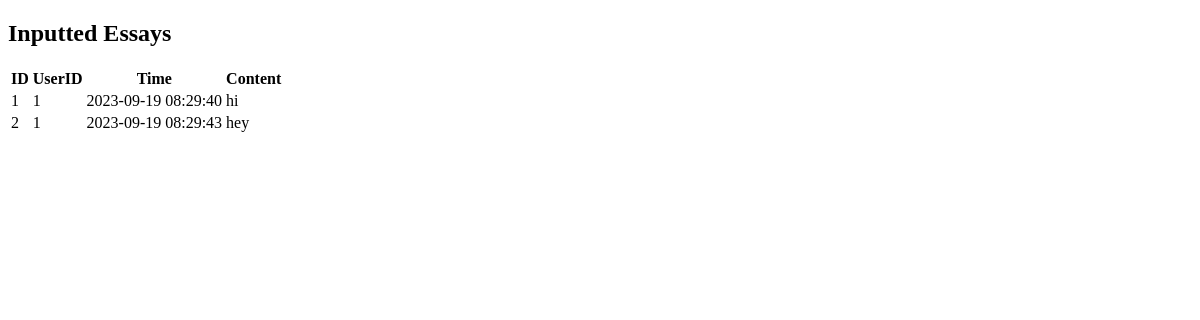
The app's page /printEssay, older data.
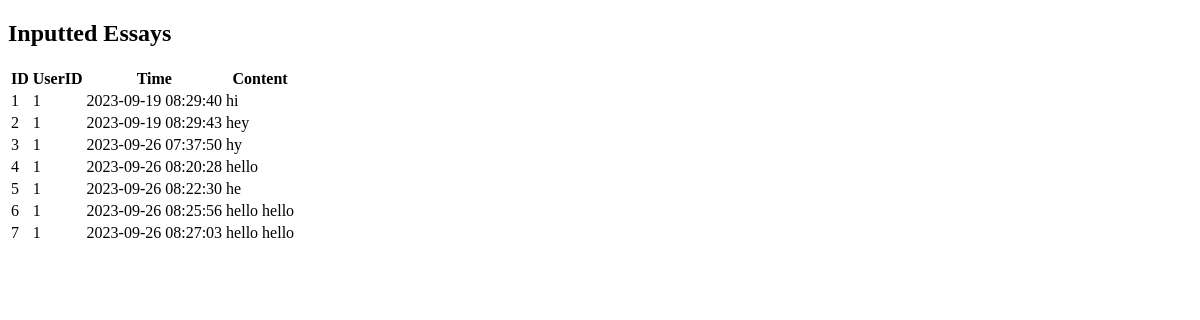
The same page, newer data.
### tables this page shows
CREATE TABLE essay (
    id INTEGER PRIMARY KEY AUTOINCREMENT,
    userId INTEGER, 
    created TIMESTAMP NOT NULL DEFAULT CURRENT_TIMESTAMP,
    content TEXT NOT NULL,
    FOREIGN KEY (userId) REFERENCES user(id)
);

### Main.py (the view)
@app.route("/printEssay")
def printEssay():
    article = Article()
    data = article.getAll2()
    return render_template("printEssay.html", essays=data)

### Models/Article.py (called while the page is built)
    def getAll2(self):
        self.data = []
        data = self.conn.execute("SELECT * FROM essay").fetchall()
        self.conn.close()
        return data

### templates/printEssay.html (shortened to what this page needs)
<!DOCTYPE html>
<html>
<head>
</head>
<body>
    <h2>Inputted Essays</h2>
    <table>
        <thead>
            <tr>
                <th>ID</th>
                <th>UserID</th>
                <th>Time</th>
                <th>Content</th>
            </tr>
        </thead>
        <tbody>
            {% for essay in essays %}
                <tr>
                    <td>{{ essay[0] }}</td>
                    <td>{{ essay[1] }}</td>
                    <td>{{ essay[2] }}</td>
                    <td>{{ essay[3] }}</td>
                </tr>
            {% endfor %}
        </tbody>
    </table>
</body>
</html>

Row changes from the older to the newer data that the page shows:
added essay: id "3", userId "1", created "2023-09-26 07:37:50", content "hy"
added essay: id "4", userId "1", created "2023-09-26 08:20:28", content "hello"
added essay: id "5", userId "1", created "2023-09-26 08:22:30", content "he"
added essay: id "6", userId "1", created "2023-09-26 08:25:56", content "hello hello"
added essay: id "7", userId "1", created "2023-09-26 08:27:03", content "hello hello"
